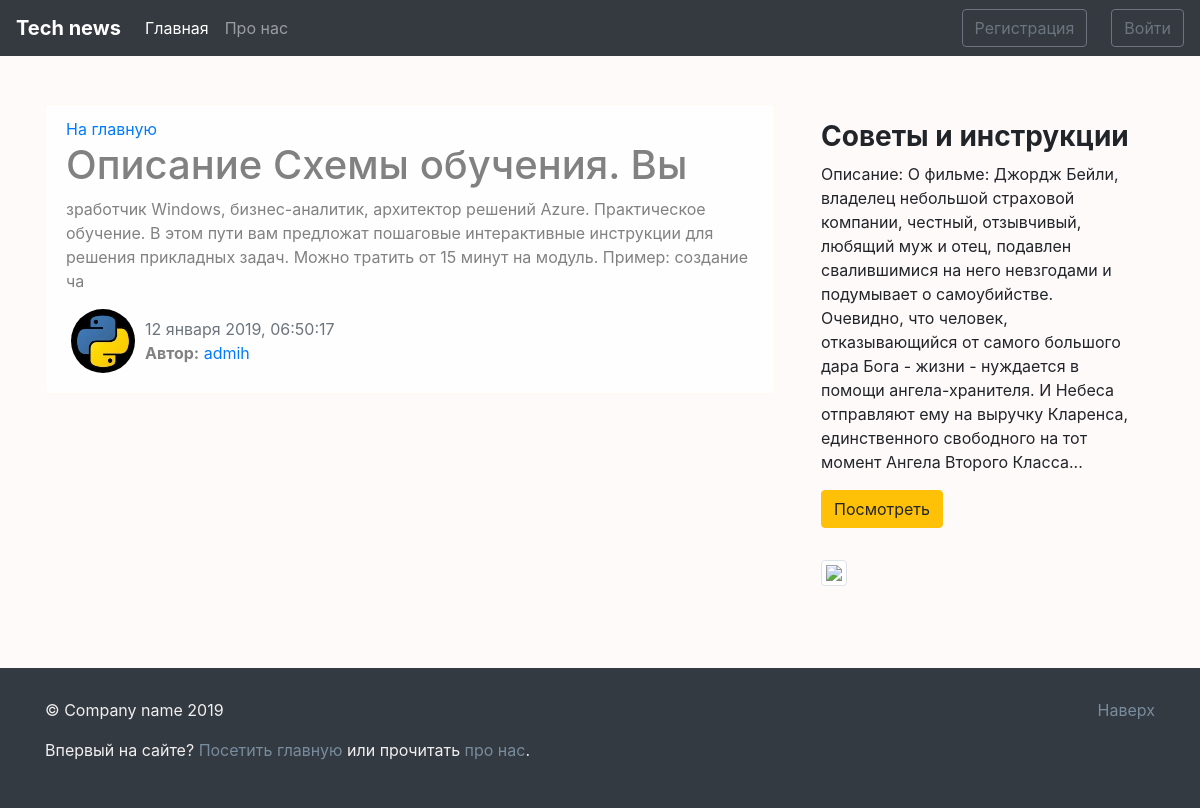
Page /news/26 on the committed database.
### blog/models.py (models this page shows, shortened)
class News(models.Model):
    title = models.CharField(max_length=100) # не больше 250 можно
    text = models.TextField()
    date = models.DateTimeField(default=timezone.now)
    author = models.ForeignKey(User, on_delete=models.CASCADE)
    def __str__(self):
        return self.title

### users/models.py (models this page shows, shortened)
class Profile(models.Model):
    user = models.OneToOneField(User, on_delete=models.CASCADE)
    img = models.ImageField(default='default.jpg', upload_to='user_images')

### blog/views.py (the view)
# urls.py: path('news/<int:pk>', views.NewsDetailView.as_view(), name='news-detail'),
class NewsDetailView(DetailView):
    model = News
    def get_context_data(self, **kwards):
        ctx = super(NewsDetailView, self).get_context_data(**kwards)
        ctx['title'] = News.objects.filter(pk=self.kwargs['pk']).first()
        return ctx

### blog/templates/blog/news_detail.html (shortened to what this page needs)
{% extends 'blog/main.html' %}
{% block main_section %}
  <div class="alert alert-light">
    <a href="{% url 'blog-home' %}">На главную</a>
    <h1>{{ object.title }}</h1>
    <p>{{ object.text|safe }}</p>
    <div class="row">
      <div>
        {% if object.author.profile.img %}
          <img src="{{ object.author.profile.img.url }}" alt="{{ object.author }}" class="user_image">
        {% else %}
          <img src="/images/default.jpg" alt="{{ object.author }}" class="user_image">
        {% endif %}
      </div>
      <div class="mt-2">
        <span class="text-muted">{{ object.date|date:"d E Y, H:i:s" }}</span>
        <p><b>Автор:</b> <a href="{% url 'user-news' object.author %}">{{object.author}}</a></p>
      </div>
    </div>
  </div>
{% endblock main_section %}
{% block aside_news_section %}
  <h3><b>Советы и инструкции</b></h3>
  <p>Описание: О фильме: Джордж Бейли, владелец небольшой страховой компании, честный, отзывчивый, любящий муж и отец, подавлен свалившимися на него невзгодами и подумывает о самоубийстве. Очевидно, что человек, отказывающийся от самого большого дара Бога - жизни - нуждается в помощи ангела-хранителя. И Небеса отправляют ему на выручку Кларенса, единственного свободного на тот момент Ангела Второго Класса...</p>
  <a href="" target="_blank">
    <button class="btn btn-warning">Посмотреть</button>
  </a>
{% endblock aside_news_section %}

### blog/static/blog/main.css (style rules this page uses)
body { background: #fffafa }
img { max-width: 100%!important; }
.alert-light { border-color: #fffaf0 }
.user_image { width: 64px; height: 64px; border-radius: 50%; margin-right: 10px; margin-left: 20px; }

### rows in the picture
News: title "Описание Схемы обучения. Вы", text "зработчик Windows, бизнес-аналитик, архитектор решений Azure. Практическое обучение. В этом пути вам предложат пошаговые интерактивные инструкции для решения прикладных задач. Можно тратить от 15 минут на модуль. Пример: создание ча", author.profile.img (picture), date "12 января 2019, 06:50:17", author "admih"
